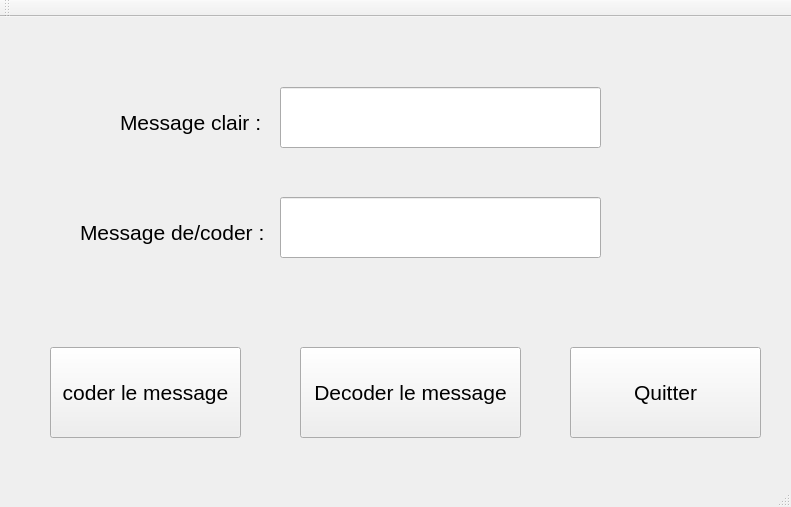
<?xml version="1.0" encoding="UTF-8"?>
<ui version="4.0">
 <class>QMainWindowMorse</class>
 <widget class="QMainWindow" name="QMainWindowMorse">
  <property name="geometry">
   <rect>
    <x>0</x>
    <y>0</y>
    <width>791</width>
    <height>507</height>
   </rect>
  </property>
  <property name="windowTitle">
   <string>AppMorse</string>
  </property>
  <property name="windowIcon">
   <iconset>
    <normaloff>icon.png</normaloff>icon.png</iconset>
  </property>
  <widget class="QWidget" name="centralWidget">
   <widget class="QLabel" name="l_MessageClair">
    <property name="geometry">
     <rect>
      <x>120</x>
      <y>90</y>
      <width>251</width>
      <height>31</height>
     </rect>
    </property>
    <property name="font">
     <font>
      <pointsize>16</pointsize>
     </font>
    </property>
    <property name="text">
     <string>Message clair :</string>
    </property>
   </widget>
   <widget class="QLineEdit" name="lE_MessageClair">
    <property name="geometry">
     <rect>
      <x>280</x>
      <y>70</y>
      <width>321</width>
      <height>61</height>
     </rect>
    </property>
    <property name="text">
     <string/>
    </property>
   </widget>
   <widget class="QPushButton" name="pBCode">
    <property name="geometry">
     <rect>
      <x>50</x>
      <y>330</y>
      <width>191</width>
      <height>91</height>
     </rect>
    </property>
    <property name="font">
     <font>
      <pointsize>16</pointsize>
     </font>
    </property>
    <property name="text">
     <string>coder le message</string>
    </property>
   </widget>
   <widget class="QPushButton" name="pBDecoder">
    <property name="geometry">
     <rect>
      <x>300</x>
      <y>330</y>
      <width>221</width>
      <height>91</height>
     </rect>
    </property>
    <property name="font">
     <font>
      <pointsize>16</pointsize>
     </font>
    </property>
    <property name="text">
     <string>Decoder le message</string>
    </property>
   </widget>
   <widget class="QPushButton" name="pBQuitter">
    <property name="geometry">
     <rect>
      <x>570</x>
      <y>330</y>
      <width>191</width>
      <height>91</height>
     </rect>
    </property>
    <property name="font">
     <font>
      <pointsize>16</pointsize>
     </font>
    </property>
    <property name="text">
     <string>Quitter</string>
    </property>
   </widget>
   <widget class="QLineEdit" name="lE_MessageCoder">
    <property name="geometry">
     <rect>
      <x>280</x>
      <y>180</y>
      <width>321</width>
      <height>61</height>
     </rect>
    </property>
    <property name="text">
     <string/>
    </property>
   </widget>
   <widget class="QLabel" name="l_MessageCoder">
    <property name="geometry">
     <rect>
      <x>80</x>
      <y>200</y>
      <width>251</width>
      <height>31</height>
     </rect>
    </property>
    <property name="font">
     <font>
      <pointsize>16</pointsize>
     </font>
    </property>
    <property name="text">
     <string>Message de/coder :</string>
    </property>
   </widget>
  </widget>
  <widget class="QMenuBar" name="menuBar">
   <property name="geometry">
    <rect>
     <x>0</x>
     <y>0</y>
     <width>791</width>
     <height>20</height>
    </rect>
   </property>
  </widget>
  <widget class="QToolBar" name="mainToolBar">
   <attribute name="toolBarArea">
    <enum>TopToolBarArea</enum>
   </attribute>
   <attribute name="toolBarBreak">
    <bool>false</bool>
   </attribute>
  </widget>
  <widget class="QStatusBar" name="statusBar"/>
 </widget>
 <layoutdefault spacing="6" margin="11"/>
 <resources/>
 <connections/>
</ui>
